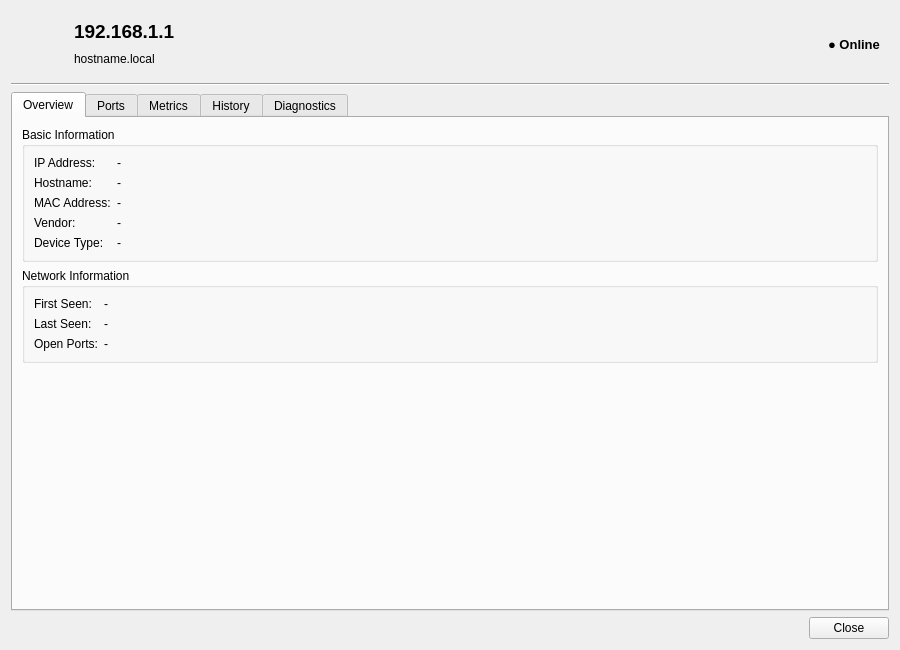
<?xml version="1.0" encoding="UTF-8"?>
<ui version="4.0">
 <class>DeviceDetailDialog</class>
 <widget class="QDialog" name="DeviceDetailDialog">
  <property name="geometry">
   <rect>
    <x>0</x>
    <y>0</y>
    <width>900</width>
    <height>650</height>
   </rect>
  </property>
  <property name="windowTitle">
   <string>Device Details</string>
  </property>
  <layout class="QVBoxLayout" name="verticalLayout">
   <item>
    <widget class="QWidget" name="headerWidget" native="true">
     <layout class="QHBoxLayout" name="headerLayout">
      <item>
       <widget class="QLabel" name="iconLabel">
        <property name="minimumSize">
         <size>
          <width>48</width>
          <height>48</height>
         </size>
        </property>
        <property name="maximumSize">
         <size>
          <width>48</width>
          <height>48</height>
         </size>
        </property>
        <property name="text">
         <string/>
        </property>
        <property name="pixmap">
         <pixmap/>
        </property>
        <property name="scaledContents">
         <bool>true</bool>
        </property>
       </widget>
      </item>
      <item>
       <layout class="QVBoxLayout" name="headerInfoLayout">
        <item>
         <widget class="QLabel" name="ipAddressLabel">
          <property name="font">
           <font>
            <pointsize>14</pointsize>
            <weight>75</weight>
            <bold>true</bold>
           </font>
          </property>
          <property name="text">
           <string>192.168.1.1</string>
          </property>
         </widget>
        </item>
        <item>
         <widget class="QLabel" name="hostnameLabel">
          <property name="text">
           <string>hostname.local</string>
          </property>
         </widget>
        </item>
       </layout>
      </item>
      <item>
       <spacer name="headerSpacer">
        <property name="orientation">
         <enum>Qt::Horizontal</enum>
        </property>
        <property name="sizeHint" stdset="0">
         <size>
          <width>40</width>
          <height>20</height>
         </size>
        </property>
       </spacer>
      </item>
      <item>
       <widget class="QLabel" name="statusLabel">
        <property name="font">
         <font>
          <pointsize>10</pointsize>
          <weight>75</weight>
          <bold>true</bold>
         </font>
        </property>
        <property name="text">
         <string>● Online</string>
        </property>
       </widget>
      </item>
     </layout>
    </widget>
   </item>
   <item>
    <widget class="Line" name="headerSeparator">
     <property name="orientation">
      <enum>Qt::Horizontal</enum>
     </property>
    </widget>
   </item>
   <item>
    <widget class="QTabWidget" name="tabWidget">
     <property name="currentIndex">
      <number>0</number>
     </property>
     <widget class="QWidget" name="overviewTab">
      <attribute name="title">
       <string>Overview</string>
      </attribute>
      <layout class="QVBoxLayout" name="overviewTabLayout">
       <item>
        <widget class="QGroupBox" name="basicInfoGroup">
         <property name="title">
          <string>Basic Information</string>
         </property>
         <layout class="QFormLayout" name="basicInfoFormLayout">
          <item row="0" column="0">
           <widget class="QLabel" name="labelIpAddress">
            <property name="text">
             <string>IP Address:</string>
            </property>
           </widget>
          </item>
          <item row="0" column="1">
           <widget class="QLabel" name="valueIpAddress">
            <property name="text">
             <string>-</string>
            </property>
           </widget>
          </item>
          <item row="1" column="0">
           <widget class="QLabel" name="labelHostname">
            <property name="text">
             <string>Hostname:</string>
            </property>
           </widget>
          </item>
          <item row="1" column="1">
           <widget class="QLabel" name="valueHostname">
            <property name="text">
             <string>-</string>
            </property>
           </widget>
          </item>
          <item row="2" column="0">
           <widget class="QLabel" name="labelMacAddress">
            <property name="text">
             <string>MAC Address:</string>
            </property>
           </widget>
          </item>
          <item row="2" column="1">
           <widget class="QLabel" name="valueMacAddress">
            <property name="text">
             <string>-</string>
            </property>
           </widget>
          </item>
          <item row="3" column="0">
           <widget class="QLabel" name="labelVendor">
            <property name="text">
             <string>Vendor:</string>
            </property>
           </widget>
          </item>
          <item row="3" column="1">
           <widget class="QLabel" name="valueVendor">
            <property name="text">
             <string>-</string>
            </property>
           </widget>
          </item>
          <item row="4" column="0">
           <widget class="QLabel" name="labelDeviceType">
            <property name="text">
             <string>Device Type:</string>
            </property>
           </widget>
          </item>
          <item row="4" column="1">
           <widget class="QLabel" name="valueDeviceType">
            <property name="text">
             <string>-</string>
            </property>
           </widget>
          </item>
         </layout>
        </widget>
       </item>
       <item>
        <widget class="QGroupBox" name="networkInfoGroup">
         <property name="title">
          <string>Network Information</string>
         </property>
         <layout class="QFormLayout" name="networkInfoFormLayout">
          <item row="0" column="0">
           <widget class="QLabel" name="labelFirstSeen">
            <property name="text">
             <string>First Seen:</string>
            </property>
           </widget>
          </item>
          <item row="0" column="1">
           <widget class="QLabel" name="valueFirstSeen">
            <property name="text">
             <string>-</string>
            </property>
           </widget>
          </item>
          <item row="1" column="0">
           <widget class="QLabel" name="labelLastSeen">
            <property name="text">
             <string>Last Seen:</string>
            </property>
           </widget>
          </item>
          <item row="1" column="1">
           <widget class="QLabel" name="valueLastSeen">
            <property name="text">
             <string>-</string>
            </property>
           </widget>
          </item>
          <item row="2" column="0">
           <widget class="QLabel" name="labelOpenPorts">
            <property name="text">
             <string>Open Ports:</string>
            </property>
           </widget>
          </item>
          <item row="2" column="1">
           <widget class="QLabel" name="valueOpenPorts">
            <property name="text">
             <string>-</string>
            </property>
           </widget>
          </item>
         </layout>
        </widget>
       </item>
       <item>
        <spacer name="overviewSpacer">
         <property name="orientation">
          <enum>Qt::Vertical</enum>
         </property>
         <property name="sizeHint" stdset="0">
          <size>
           <width>20</width>
           <height>40</height>
          </size>
         </property>
        </spacer>
       </item>
      </layout>
     </widget>
     <widget class="QWidget" name="portsTab">
      <attribute name="title">
       <string>Ports</string>
      </attribute>
      <layout class="QVBoxLayout" name="portsTabLayout">
       <item>
        <widget class="QTableWidget" name="portsTableWidget">
         <property name="editTriggers">
          <set>QAbstractItemView::NoEditTriggers</set>
         </property>
         <property name="alternatingRowColors">
          <bool>true</bool>
         </property>
         <property name="selectionMode">
          <enum>QAbstractItemView::SingleSelection</enum>
         </property>
         <property name="selectionBehavior">
          <enum>QAbstractItemView::SelectRows</enum>
         </property>
         <property name="sortingEnabled">
          <bool>true</bool>
         </property>
         <column>
          <property name="text">
           <string>Port</string>
          </property>
         </column>
         <column>
          <property name="text">
           <string>Protocol</string>
          </property>
         </column>
         <column>
          <property name="text">
           <string>State</string>
          </property>
         </column>
         <column>
          <property name="text">
           <string>Service</string>
          </property>
         </column>
        </widget>
       </item>
      </layout>
     </widget>
     <widget class="QWidget" name="metricsTab">
      <attribute name="title">
       <string>Metrics</string>
      </attribute>
      <layout class="QVBoxLayout" name="metricsTabLayout">
       <item>
        <layout class="QHBoxLayout" name="metricsMainLayout">
         <item>
          <widget class="QGroupBox" name="networkMetricsGroup">
           <property name="title">
            <string>Network Metrics</string>
           </property>
           <layout class="QFormLayout" name="networkMetricsFormLayout">
            <item row="0" column="0">
             <widget class="QLabel" name="labelLatency">
              <property name="text">
               <string>Latency:</string>
              </property>
             </widget>
            </item>
            <item row="0" column="1">
             <widget class="QLabel" name="valueLatency">
              <property name="text">
               <string>-</string>
              </property>
             </widget>
            </item>
            <item row="1" column="0">
             <widget class="QLabel" name="labelPacketLoss">
              <property name="text">
               <string>Packet Loss:</string>
              </property>
             </widget>
            </item>
            <item row="1" column="1">
             <widget class="QLabel" name="valuePacketLoss">
              <property name="text">
               <string>-</string>
              </property>
             </widget>
            </item>
            <item row="2" column="0">
             <widget class="QLabel" name="labelJitter">
              <property name="text">
               <string>Jitter:</string>
              </property>
             </widget>
            </item>
            <item row="2" column="1">
             <widget class="QLabel" name="valueJitter">
              <property name="text">
               <string>-</string>
              </property>
             </widget>
            </item>
            <item row="3" column="0">
             <widget class="QLabel" name="labelQualityScore">
              <property name="text">
               <string>Quality Score:</string>
              </property>
             </widget>
            </item>
            <item row="3" column="1">
             <widget class="QLabel" name="valueQualityScore">
              <property name="text">
               <string>-</string>
              </property>
             </widget>
            </item>
           </layout>
          </widget>
         </item>
         <item>
          <widget class="QGroupBox" name="qualityGaugeGroup">
           <property name="title">
            <string>Quality Gauge</string>
           </property>
           <property name="minimumSize">
            <size>
             <width>250</width>
             <height>250</height>
            </size>
           </property>
           <property name="maximumSize">
            <size>
             <width>300</width>
             <height>300</height>
            </size>
           </property>
           <layout class="QVBoxLayout" name="qualityGaugeLayout">
            <property name="spacing">
             <number>0</number>
            </property>
            <property name="leftMargin">
             <number>10</number>
            </property>
            <property name="topMargin">
             <number>10</number>
            </property>
            <property name="rightMargin">
             <number>10</number>
            </property>
            <property name="bottomMargin">
             <number>10</number>
            </property>
            <item>
             <widget class="QWidget" name="qualityGaugeContainer" native="true">
              <property name="minimumSize">
               <size>
                <width>200</width>
                <height>200</height>
               </size>
              </property>
             </widget>
            </item>
           </layout>
          </widget>
         </item>
        </layout>
       </item>
       <item>
        <spacer name="metricsSpacer">
         <property name="orientation">
          <enum>Qt::Vertical</enum>
         </property>
         <property name="sizeHint" stdset="0">
          <size>
           <width>20</width>
           <height>40</height>
          </size>
         </property>
        </spacer>
       </item>
      </layout>
     </widget>
     <widget class="QWidget" name="historyTab">
      <attribute name="title">
       <string>History</string>
      </attribute>
      <layout class="QVBoxLayout" name="historyTabLayout">
       <item>
        <widget class="QGroupBox" name="historyFilterGroup">
         <property name="title">
          <string>Time Range</string>
         </property>
         <layout class="QHBoxLayout" name="historyFilterLayout">
          <item>
           <widget class="QLabel" name="labelTimeRange">
            <property name="text">
             <string>Show:</string>
            </property>
           </widget>
          </item>
          <item>
           <widget class="QComboBox" name="timeRangeComboBox">
            <item>
             <property name="text">
              <string>Last Hour</string>
             </property>
            </item>
            <item>
             <property name="text">
              <string>Last 6 Hours</string>
             </property>
            </item>
            <item>
             <property name="text">
              <string>Last 24 Hours</string>
             </property>
            </item>
            <item>
             <property name="text">
              <string>Last 7 Days</string>
             </property>
            </item>
            <item>
             <property name="text">
              <string>Last 30 Days</string>
             </property>
            </item>
           </widget>
          </item>
          <item>
           <widget class="QPushButton" name="refreshHistoryButton">
            <property name="text">
             <string>Refresh</string>
            </property>
           </widget>
          </item>
          <item>
           <spacer name="historyFilterSpacer">
            <property name="orientation">
             <enum>Qt::Horizontal</enum>
            </property>
            <property name="sizeHint" stdset="0">
             <size>
              <width>40</width>
              <height>20</height>
             </size>
            </property>
           </spacer>
          </item>
         </layout>
        </widget>
       </item>
       <item>
        <widget class="QTableWidget" name="historyTableWidget">
         <property name="editTriggers">
          <set>QAbstractItemView::NoEditTriggers</set>
         </property>
         <property name="alternatingRowColors">
          <bool>true</bool>
         </property>
         <property name="selectionMode">
          <enum>QAbstractItemView::SingleSelection</enum>
         </property>
         <property name="selectionBehavior">
          <enum>QAbstractItemView::SelectRows</enum>
         </property>
         <column>
          <property name="text">
           <string>Timestamp</string>
          </property>
         </column>
         <column>
          <property name="text">
           <string>Event</string>
          </property>
         </column>
         <column>
          <property name="text">
           <string>Description</string>
          </property>
         </column>
        </widget>
       </item>
      </layout>
     </widget>
     <widget class="QWidget" name="diagnosticsTab">
      <attribute name="title">
       <string>Diagnostics</string>
      </attribute>
      <layout class="QVBoxLayout" name="diagnosticsTabLayout">
       <item>
        <widget class="QGroupBox" name="tracerouteGroup">
         <property name="title">
          <string>Traceroute</string>
         </property>
         <layout class="QVBoxLayout" name="tracerouteGroupLayout">
          <item>
           <layout class="QHBoxLayout" name="tracerouteControlLayout">
            <item>
             <widget class="QPushButton" name="runTracerouteButton">
              <property name="text">
               <string>Run Traceroute</string>
              </property>
             </widget>
            </item>
            <item>
             <widget class="QPushButton" name="cancelTracerouteButton">
              <property name="enabled">
               <bool>false</bool>
              </property>
              <property name="text">
               <string>Cancel</string>
              </property>
             </widget>
            </item>
            <item>
             <spacer name="tracerouteSpacer">
              <property name="orientation">
               <enum>Qt::Horizontal</enum>
              </property>
              <property name="sizeHint" stdset="0">
               <size>
                <width>40</width>
                <height>20</height>
               </size>
              </property>
             </spacer>
            </item>
           </layout>
          </item>
          <item>
           <widget class="QTextEdit" name="tracerouteOutput">
            <property name="readOnly">
             <bool>true</bool>
            </property>
            <property name="placeholderText">
             <string>Traceroute output will appear here...</string>
            </property>
           </widget>
          </item>
         </layout>
        </widget>
       </item>
       <item>
        <layout class="QHBoxLayout" name="diagnosticsButtonsLayout">
         <item>
          <widget class="QGroupBox" name="mtuGroup">
           <property name="title">
            <string>MTU Discovery</string>
           </property>
           <layout class="QVBoxLayout" name="mtuGroupLayout">
            <item>
             <widget class="QPushButton" name="discoverMtuButton">
              <property name="text">
               <string>Discover MTU</string>
              </property>
             </widget>
            </item>
            <item>
             <widget class="QLabel" name="mtuResultLabel">
              <property name="alignment">
               <set>Qt::AlignCenter</set>
              </property>
              <property name="text">
               <string>MTU: -</string>
              </property>
             </widget>
            </item>
           </layout>
          </widget>
         </item>
         <item>
          <widget class="QGroupBox" name="bandwidthGroup">
           <property name="title">
            <string>Bandwidth Test</string>
           </property>
           <layout class="QVBoxLayout" name="bandwidthGroupLayout">
            <item>
             <widget class="QPushButton" name="testBandwidthButton">
              <property name="text">
               <string>Test Bandwidth</string>
              </property>
             </widget>
            </item>
            <item>
             <widget class="QLabel" name="bandwidthResultLabel">
              <property name="alignment">
               <set>Qt::AlignCenter</set>
              </property>
              <property name="text">
               <string>Speed: -</string>
              </property>
             </widget>
            </item>
           </layout>
          </widget>
         </item>
         <item>
          <widget class="QGroupBox" name="dnsGroup">
           <property name="title">
            <string>DNS Diagnostics</string>
           </property>
           <layout class="QVBoxLayout" name="dnsGroupLayout">
            <item>
             <widget class="QPushButton" name="dnsLookupButton">
              <property name="text">
               <string>DNS Lookup</string>
              </property>
             </widget>
            </item>
            <item>
             <widget class="QLabel" name="dnsResultLabel">
              <property name="alignment">
               <set>Qt::AlignCenter</set>
              </property>
              <property name="text">
               <string>Records: -</string>
              </property>
             </widget>
            </item>
           </layout>
          </widget>
         </item>
        </layout>
       </item>
      </layout>
     </widget>
    </widget>
   </item>
   <item>
    <widget class="QDialogButtonBox" name="buttonBox">
     <property name="orientation">
      <enum>Qt::Horizontal</enum>
     </property>
     <property name="standardButtons">
      <set>QDialogButtonBox::Close</set>
     </property>
    </widget>
   </item>
  </layout>
 </widget>
 <resources/>
 <connections>
  <connection>
   <sender>buttonBox</sender>
   <signal>accepted()</signal>
   <receiver>DeviceDetailDialog</receiver>
   <slot>accept()</slot>
   <hints>
    <hint type="sourcelabel">
     <x>248</x>
     <y>254</y>
    </hint>
    <hint type="destinationlabel">
     <x>157</x>
     <y>274</y>
    </hint>
   </hints>
  </connection>
  <connection>
   <sender>buttonBox</sender>
   <signal>rejected()</signal>
   <receiver>DeviceDetailDialog</receiver>
   <slot>reject()</slot>
   <hints>
    <hint type="sourcelabel">
     <x>316</x>
     <y>260</y>
    </hint>
    <hint type="destinationlabel">
     <x>286</x>
     <y>274</y>
    </hint>
   </hints>
  </connection>
 </connections>
</ui>
